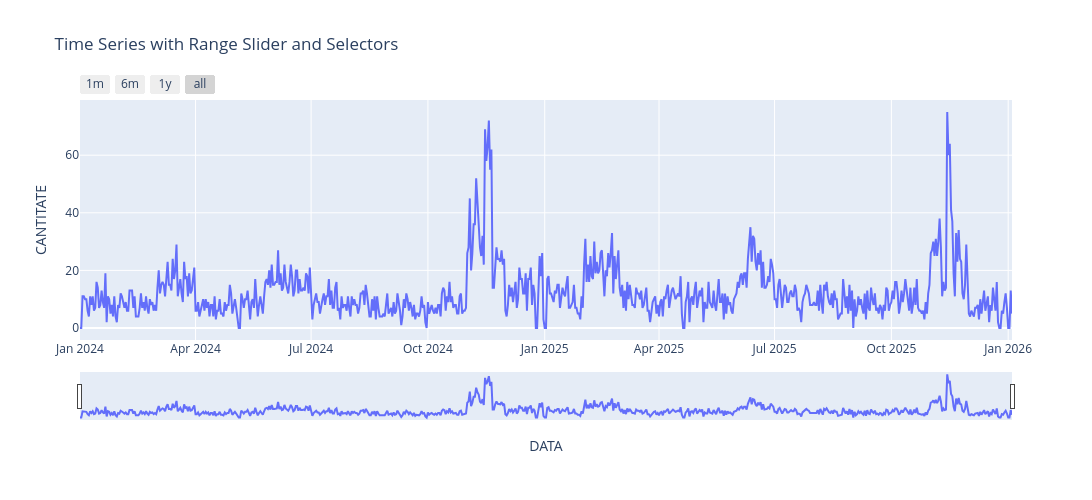

Notebook source saved alongside this figure:
### Code cell
fig = px.line(df, x='DATA', y='CANTITATE', title='Time Series with Range Slider and Selectors')

fig.update_xaxes(
    rangeslider_visible=True,
    rangeselector=dict(
        buttons=list([
            dict(count=1, label="1m", step="month", stepmode="backward"),
            dict(count=6, label="6m", step="month", stepmode="backward"),
            # dict(count=1, label="YTD", step="year", stepmode="todate"),
            dict(count=1, label="1y", step="year", stepmode="backward"),
            dict(step="all")
        ])
    )
)

fig.update_layout(width=1100, height=500)
fig.show()

### Figure 1 — Plotly figure (JSON) as saved in the notebook; plotly's stock layout.template omitted (floating-point values rounded to 4 significant figures; data arrays with more than 128 entries replaced by an {"elided": "..."} marker saying what was removed)
{"data": [{"hovertemplate": "DATA=%{x}<br>CANTITATE=%{y}<extra></extra>", "legendgroup": "", "line": {"color": "#636efa", "dash": "solid"}, "marker": {"symbol": "circle"}, "mode": "lines", "name": "", "orientation": "v", "showlegend": false, "type": "scatter", "x": {"elided": "735 str values"}, "xaxis": "x", "y": {"elided": "735 int values"}, "yaxis": "y"}], "layout": {"height": 500, "legend": {"tracegroupgap": 0}, "title": {"text": "Time Series with Range Slider and Selectors"}, "width": 1100, "xaxis": {"anchor": "y", "domain": [0, 1], "rangeselector": {"buttons": [{"count": 1, "label": "1m", "step": "month", "stepmode": "backward"}, {"count": 6, "label": "6m", "step": "month", "stepmode": "backward"}, {"count": 1, "label": "1y", "step": "year", "stepmode": "backward"}, {"step": "all"}]}, "rangeslider": {"visible": true}, "title": {"text": "DATA"}}, "yaxis": {"anchor": "x", "domain": [0, 1], "title": {"text": "CANTITATE"}}}}
